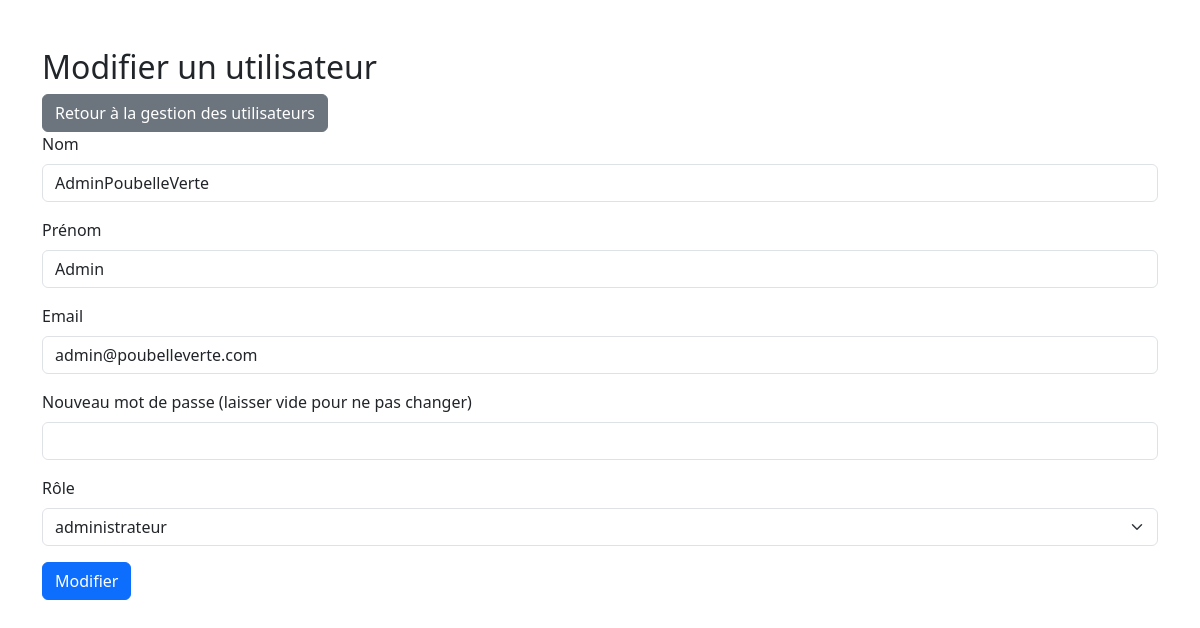
/admin/modifier_utilisateur.php?id=1 (signed in), run on the app's committed database.
### tables this page shows
CREATE TABLE `utilisateurs` (
  `id` int(11) NOT NULL,
  `nom` varchar(100) NOT NULL,
  `prenom` varchar(100) DEFAULT NULL,
  `email` varchar(100) NOT NULL,
  `mot_de_passe` varchar(255) NOT NULL,
  `role_id` int(11) NOT NULL,
  `date_embauche` date DEFAULT NULL,
  `disponibilite` varchar(255) DEFAULT NULL,
  `type_absence` enum('disponible','malade','congé') DEFAULT 'disponible'
);

CREATE TABLE `roles` (
  `id` int(11) NOT NULL,
  `nom` varchar(50) NOT NULL
);

### admin/modifier_utilisateur.php (the view, shortened to what this page needs)
<?php
$servername = "localhost";
$username_db = "root";
$password_db = "";
$dbname = "poubelle_verte";
$conn = new mysqli($servername, $username_db, $password_db, $dbname);
if (isset($_GET['id'])) {
    $userId = $_GET['id'];
    $stmt = $conn->prepare("SELECT * FROM utilisateurs WHERE id = ?");
    $stmt->bind_param("i", $userId);
    $stmt->execute();
    $result = $stmt->get_result();
    $utilisateur = $result->fetch_assoc();
} else {
    die("ID d'utilisateur non spécifié.");
}
$sqlRoles = "SELECT * FROM roles";
$resultRoles = $conn->query($sqlRoles);
$nom = $utilisateur['nom'];
$prenom = $utilisateur['prenom'];
$email = $utilisateur['email'];
$roleId = $utilisateur['role_id'];
?>
<!DOCTYPE html>
<html>
<head>
    <link rel="stylesheet" href="https://cdn.jsdelivr.net/npm/bootstrap@5.3.0/dist/css/bootstrap.min.css">
</head>
<body>
    <div class="container mt-5">
        <h2>Modifier un utilisateur</h2>
        <a href="gestion_utilisateurs.php" class="btn btn-secondary">
            <i class="bi bi-arrow-left"></i> Retour à la gestion des utilisateurs
        </a>
        <form method="POST">
            <div class="mb-3">
                <label for="nom" class="form-label">Nom</label>
                <input type="text" class="form-control" id="nom" name="nom" value="<?php echo $nom; ?>" required>
            </div>
            <div class="mb-3">
                <label for="prenom" class="form-label">Prénom</label>
                <input type="text" class="form-control" id="prenom" name="prenom" value="<?php echo $prenom; ?>" required>
            </div>
            <div class="mb-3">
                <label for="email" class="form-label">Email</label>
                <input type="email" class="form-control" id="email" name="email" value="<?php echo $email; ?>" required>
            </div>
            <div class="mb-3">
                <label for="password" class="form-label">Nouveau mot de passe (laisser vide pour ne pas changer)</label>
                <input type="password" class="form-control" id="password" name="password">
            </div>
            <div class="mb-3">
                <label for="role" class="form-label">Rôle</label>
                <select class="form-select" id="role" name="role_id" required>
                    <?php while ($role = $resultRoles->fetch_assoc()) { ?>
                        <option value="<?php echo $role['id']; ?>" <?php echo ($role['id'] == $roleId) ? 'selected' : ''; ?>>
                            <?php echo $role['nom']; ?>
                        </option>
                    <?php } ?>
                </select>
            </div>
            <button type="submit" class="btn btn-primary">Modifier</button>
        </form>
    </div>
</body>
</html>

### data on the page
utilisateurs: nom "AdminPoubelleVerte", prenom "Admin", email "admin@poubelleverte.com", role_id "administrateur"
